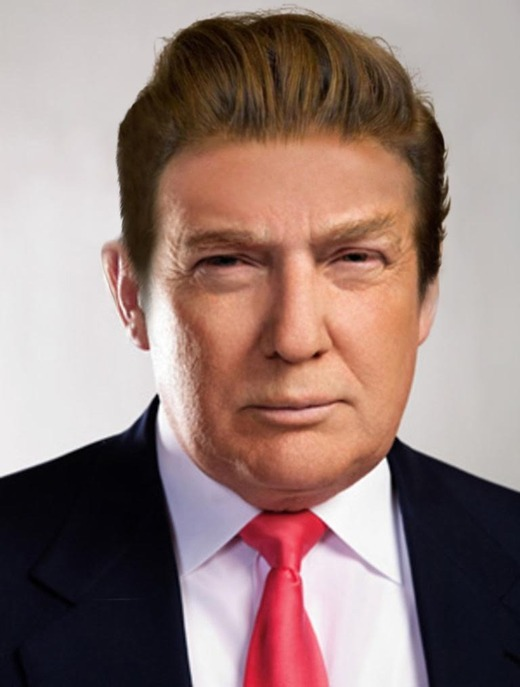
%> input picture HW3/d.jpg, 520 x 687 px
$ octave --eval "result = photoshop_detector('d.jpg');"   (GNU Octave 9; MATLAB toolbox functions it lacks are replaced by stand-ins)
%> lines starting %> are read from the running program, lines starting %| are printed output that depends on the picture
function IMG = photoshop_detector(filename)
%> called with filename = 'd.jpg'
	I = imread(filename);
%> I is the input picture: size 687x520x3 uint8; mean R, G, B 150.5, 126.6, 122.1
	m = size(I,1);
%> m = 687
	n = size(I,2);
%> n = 520

	RI = reshape(I, m*n, 3);
	[U S V] = svd(cov(double(RI)));
%> U = [-0.573 0.796 0.194; -0.582 -0.229 -0.78; -0.576 -0.56 0.595]; S = [19528.2 0 0; 0 928.6 0; 0 0 87.48]; V has the same summary as U

	IMG = reshape(uint8(double(RI) * U(:,2)), m, n);
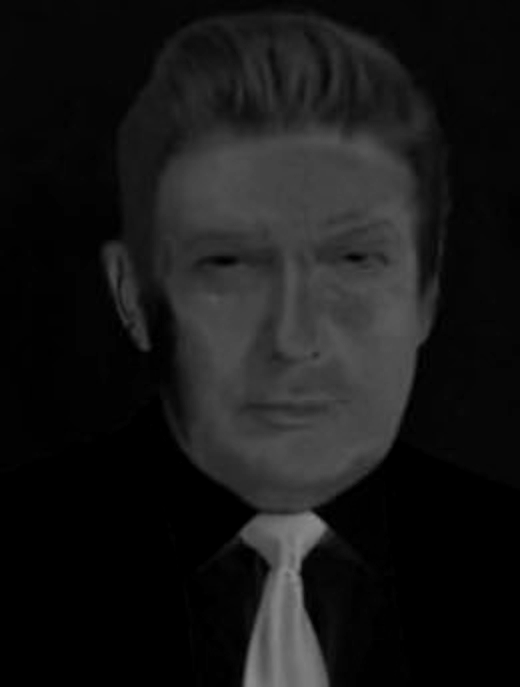
%> IMG: size 687x520 uint8; min 0, max 139, mean 23.5
end
